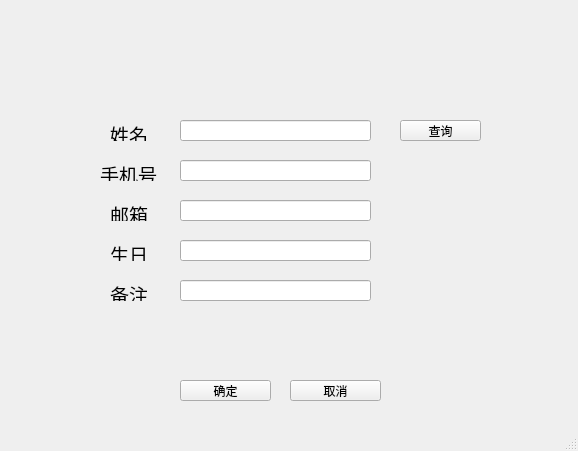
<?xml version="1.0" encoding="UTF-8"?>
<ui version="4.0">
 <class>EditWindow</class>
 <widget class="QMainWindow" name="EditWindow">
  <property name="geometry">
   <rect>
    <x>0</x>
    <y>0</y>
    <width>578</width>
    <height>451</height>
   </rect>
  </property>
  <property name="windowTitle">
   <string>MainWindow</string>
  </property>
  <widget class="QWidget" name="centralwidget">
   <widget class="QPushButton" name="okButton">
    <property name="geometry">
     <rect>
      <x>180</x>
      <y>380</y>
      <width>91</width>
      <height>21</height>
     </rect>
    </property>
    <property name="text">
     <string>确定</string>
    </property>
   </widget>
   <widget class="QPushButton" name="cancelButton">
    <property name="geometry">
     <rect>
      <x>290</x>
      <y>380</y>
      <width>91</width>
      <height>21</height>
     </rect>
    </property>
    <property name="text">
     <string>取消</string>
    </property>
   </widget>
   <widget class="QLabel" name="nameLabel">
    <property name="geometry">
     <rect>
      <x>110</x>
      <y>120</y>
      <width>41</width>
      <height>21</height>
     </rect>
    </property>
    <property name="text">
     <string>&lt;html&gt;&lt;head/&gt;&lt;body&gt;&lt;p&gt;&lt;span style=&quot; font-size:14pt;&quot;&gt;姓名&lt;/span&gt;&lt;/p&gt;&lt;/body&gt;&lt;/html&gt;</string>
    </property>
   </widget>
   <widget class="QLabel" name="emailLabel">
    <property name="geometry">
     <rect>
      <x>110</x>
      <y>200</y>
      <width>41</width>
      <height>21</height>
     </rect>
    </property>
    <property name="text">
     <string>&lt;html&gt;&lt;head/&gt;&lt;body&gt;&lt;p&gt;&lt;span style=&quot; font-size:14pt;&quot;&gt;邮箱&lt;/span&gt;&lt;/p&gt;&lt;/body&gt;&lt;/html&gt;</string>
    </property>
   </widget>
   <widget class="QLabel" name="phoneLabel">
    <property name="geometry">
     <rect>
      <x>100</x>
      <y>160</y>
      <width>61</width>
      <height>21</height>
     </rect>
    </property>
    <property name="text">
     <string>&lt;html&gt;&lt;head/&gt;&lt;body&gt;&lt;p&gt;&lt;span style=&quot; font-size:14pt;&quot;&gt;手机号&lt;/span&gt;&lt;/p&gt;&lt;/body&gt;&lt;/html&gt;</string>
    </property>
   </widget>
   <widget class="QLabel" name="birthdayLabel">
    <property name="geometry">
     <rect>
      <x>110</x>
      <y>240</y>
      <width>41</width>
      <height>21</height>
     </rect>
    </property>
    <property name="text">
     <string>&lt;html&gt;&lt;head/&gt;&lt;body&gt;&lt;p&gt;&lt;span style=&quot; font-size:14pt;&quot;&gt;生日&lt;/span&gt;&lt;/p&gt;&lt;/body&gt;&lt;/html&gt;</string>
    </property>
   </widget>
   <widget class="QPushButton" name="searchButton">
    <property name="geometry">
     <rect>
      <x>400</x>
      <y>120</y>
      <width>81</width>
      <height>21</height>
     </rect>
    </property>
    <property name="text">
     <string>查询</string>
    </property>
   </widget>
   <widget class="QLineEdit" name="nameEdit">
    <property name="geometry">
     <rect>
      <x>180</x>
      <y>120</y>
      <width>191</width>
      <height>21</height>
     </rect>
    </property>
   </widget>
   <widget class="QLabel" name="remarkLabel">
    <property name="geometry">
     <rect>
      <x>110</x>
      <y>280</y>
      <width>41</width>
      <height>21</height>
     </rect>
    </property>
    <property name="text">
     <string>&lt;html&gt;&lt;head/&gt;&lt;body&gt;&lt;p&gt;&lt;span style=&quot; font-size:14pt;&quot;&gt;备注&lt;/span&gt;&lt;/p&gt;&lt;/body&gt;&lt;/html&gt;</string>
    </property>
   </widget>
   <widget class="QLineEdit" name="phoneEdit">
    <property name="geometry">
     <rect>
      <x>180</x>
      <y>160</y>
      <width>191</width>
      <height>21</height>
     </rect>
    </property>
   </widget>
   <widget class="QLineEdit" name="emailEdit">
    <property name="geometry">
     <rect>
      <x>180</x>
      <y>200</y>
      <width>191</width>
      <height>21</height>
     </rect>
    </property>
   </widget>
   <widget class="QLineEdit" name="birthdayEdit">
    <property name="geometry">
     <rect>
      <x>180</x>
      <y>240</y>
      <width>191</width>
      <height>21</height>
     </rect>
    </property>
   </widget>
   <widget class="QLineEdit" name="remarkEdit">
    <property name="geometry">
     <rect>
      <x>180</x>
      <y>280</y>
      <width>191</width>
      <height>21</height>
     </rect>
    </property>
   </widget>
  </widget>
  <widget class="QStatusBar" name="statusbar"/>
 </widget>
 <resources/>
 <connections/>
</ui>
